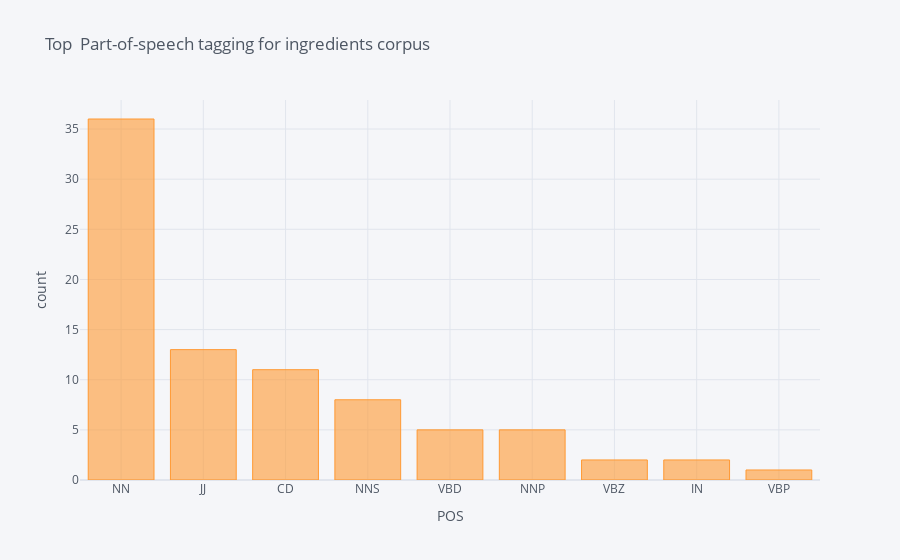

Notebook code for this chart:
### Code cell
configure_plotly_browser_state()
blob = TextBlob(str(dataset_cuisine_ingredients['ingredients']))
pos_df = pd.DataFrame(blob.tags, columns = ['word' , 'pos'])
pos_df = pos_df.pos.value_counts()[:20]
pos_df.iplot(
    kind='bar',
    xTitle='POS',
    yTitle='count', 
    title='Top  Part-of-speech tagging for ingredients corpus')

### Figure 1 — Plotly figure (JSON) as saved in the notebook; plotly's stock layout.template omitted (floating-point values rounded to 4 significant figures)
{"data": [{"name": "pos", "text": "", "y": [36, 13, 11, 8, 5, 5, 2, 2, 1], "marker": {"color": "rgba(255, 153, 51, 0.6)", "line": {"color": "rgba(255, 153, 51, 1.0)", "width": 1}}, "x": ["NN", "JJ", "CD", "NNS", "VBD", "NNP", "VBZ", "IN", "VBP"], "type": "bar", "orientation": "v"}], "layout": {"title": {"text": "Top  Part-of-speech tagging for ingredients corpus", "font": {"color": "#4D5663"}}, "paper_bgcolor": "#F5F6F9", "plot_bgcolor": "#F5F6F9", "yaxis": {"tickfont": {"color": "#4D5663"}, "zerolinecolor": "#E1E5ED", "title": {"text": "count", "font": {"color": "#4D5663"}}, "gridcolor": "#E1E5ED", "showgrid": true}, "xaxis": {"tickfont": {"color": "#4D5663"}, "zerolinecolor": "#E1E5ED", "title": {"text": "POS", "font": {"color": "#4D5663"}}, "gridcolor": "#E1E5ED", "showgrid": true}, "legend": {"bgcolor": "#F5F6F9", "font": {"color": "#4D5663"}}}}
